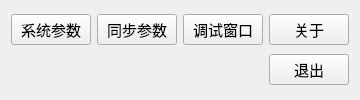
<?xml version="1.0" encoding="UTF-8"?>
<ui version="4.0">
 <class>MainWindow</class>
 <widget class="QMainWindow" name="MainWindow">
  <property name="sizePolicy">
   <sizepolicy hsizetype="Fixed" vsizetype="Fixed">
    <horstretch>0</horstretch>
    <verstretch>0</verstretch>
   </sizepolicy>
  </property>
  <property name="font">
   <font>
    <family>微软雅黑</family>
    <pointsize>11</pointsize>
   </font>
  </property>
  <property name="windowTitle">
   <string>车间服务器</string>
  </property>
  <widget class="QWidget" name="centralWidget">
   <layout class="QGridLayout" name="gridLayout">
    <item row="0" column="0">
     <widget class="QPushButton" name="buttonConfig">
      <property name="text">
       <string>系统参数</string>
      </property>
     </widget>
    </item>
    <item row="0" column="1">
     <widget class="QPushButton" name="pushButton_2">
      <property name="text">
       <string>同步参数</string>
      </property>
     </widget>
    </item>
    <item row="0" column="2">
     <widget class="QPushButton" name="buttonDebug">
      <property name="text">
       <string>调试窗口</string>
      </property>
     </widget>
    </item>
    <item row="0" column="3">
     <widget class="QPushButton" name="buttonAbout">
      <property name="text">
       <string>关于</string>
      </property>
     </widget>
    </item>
    <item row="1" column="3">
     <widget class="QPushButton" name="buttonExit">
      <property name="text">
       <string>退出</string>
      </property>
     </widget>
    </item>
   </layout>
  </widget>
 </widget>
 <layoutdefault spacing="6" margin="11"/>
 <resources/>
 <connections/>
</ui>
